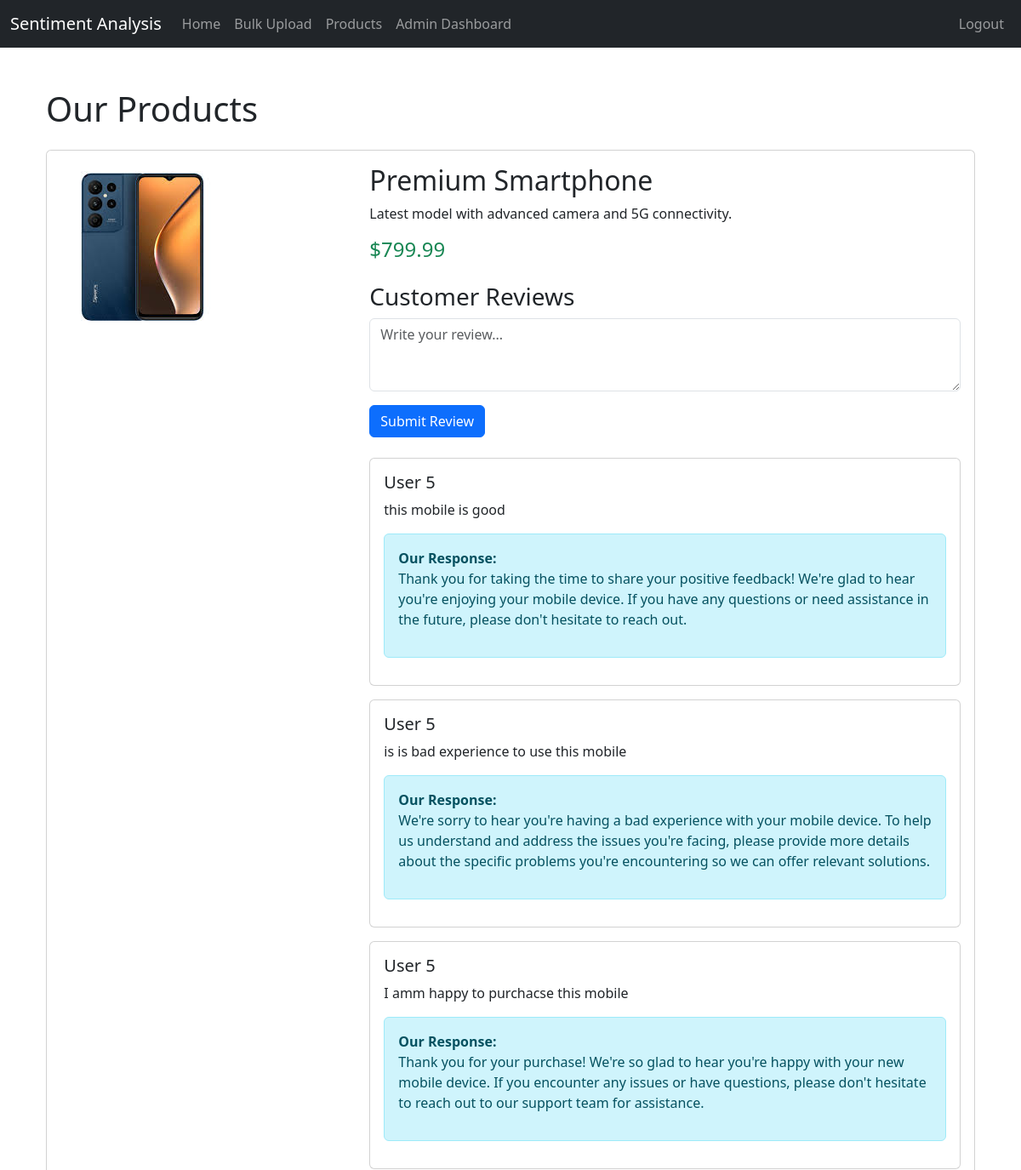
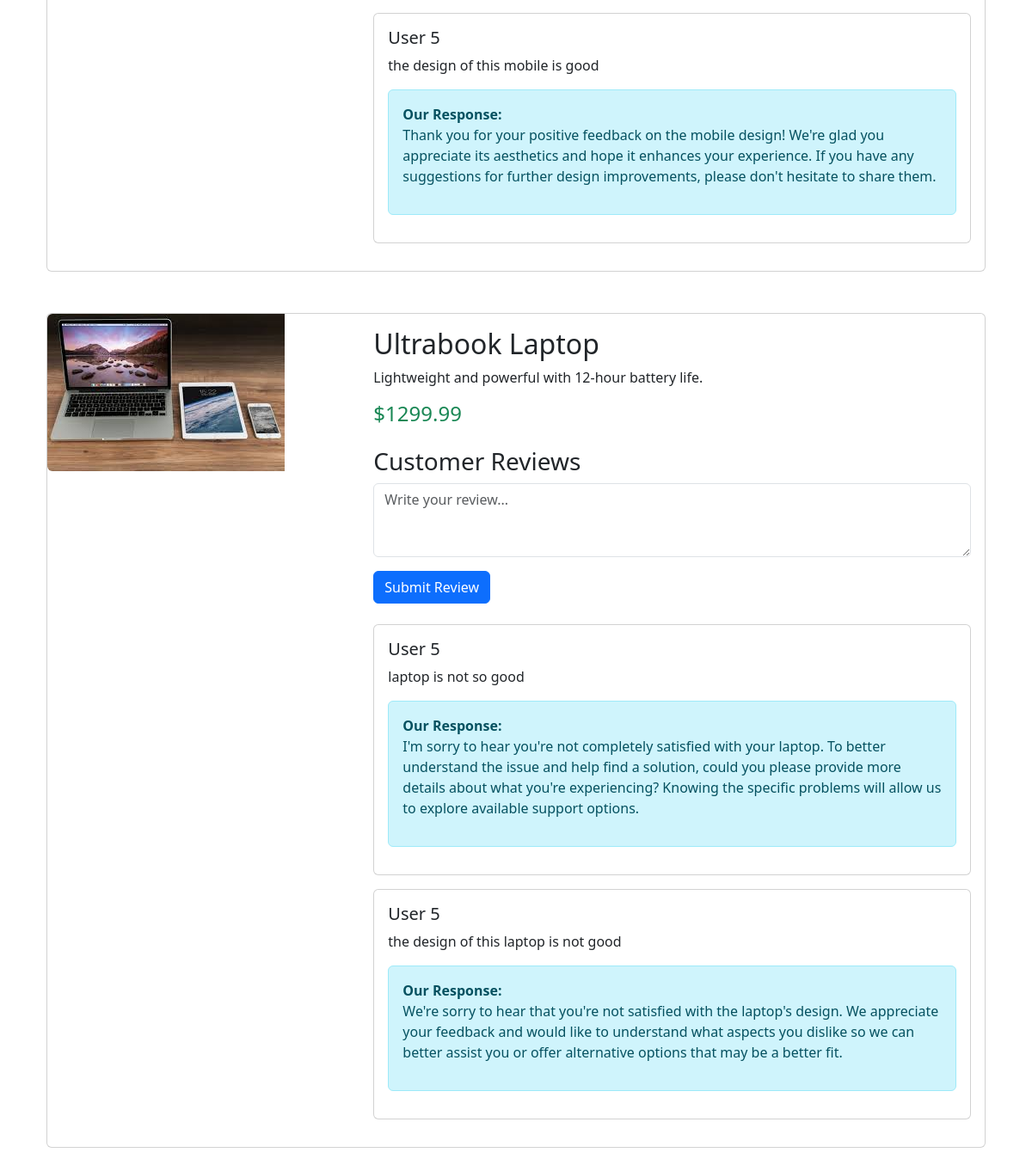
Screenshot of /products (signed in) with the database file from the repository (2 pictures, top to bottom).
### app/models.py (models this page shows)
class Review(db.Model):
    id = db.Column(db.Integer, primary_key=True)
    text = db.Column(db.String(500), nullable=False)
    sentiment = db.Column(db.String(20), nullable=True)
    reply = db.Column(db.String(500), nullable=True)
    user_id = db.Column(db.Integer, db.ForeignKey('user.id'), nullable=False)

### app/routes.py (the view)
@main.route('/products')
def products():
    reviews = Review.query.order_by(Review.id.desc()).limit(10).all()
    p = ['phone', 'smartphone', 'android', 'ios', 'screen protector', 'sim', 'charger', 'battery','mobile']
    l = ['laptop', 'notebook', 'macbook', 'macbook pro', 'macbook air', 'macbook pro 2021', 'macbook pro 2022', 'macbook pro 2023', 'macbook pro 2024','dell','hp','sony','vaio','chrome book']
    reviews_phone = [r for r in reviews if any(keyword in r.text.lower() for keyword in p)]
    reviews_laptop = [r for r in reviews if any(keyword in r.text.lower() for keyword in l)]
    return render_template('products.html',
                         reviews_phone=reviews_phone,
                         reviews_laptop=reviews_laptop)

### app/routes.py (called while the page is built)
@login_manager.user_loader
def load_user(user_id):
    return User.query.get(int(user_id))

### app/templates/products.html (shortened to what this page needs)
{% extends 'base.html' %}
{% block content %}
<div class="container mt-5">
    <h1 class="mb-4">Our Products</h1>
    <div class="card mb-5">
        <div class="row g-0">
            <div class="col-md-4">
                <img src="/static/images/mobile.jpeg" class="img-fluid rounded-start" alt="Smartphone">
            </div>
            <div class="col-md-8">
                <div class="card-body">
                    <h2 class="card-title">Premium Smartphone</h2>
                    <p class="card-text">Latest model with advanced camera and 5G connectivity.</p>
                    <p class="text-success h4">$799.99</p>
                    <div class="mt-4">
                        <h3>Customer Reviews</h3>
                        {% if current_user.is_authenticated %}
                        <form method="POST" action="{{ url_for('main.analyze') }}" class="mb-4">
                            <div class="mb-3">
                                <textarea class="form-control" name="review" rows="3" placeholder="Write your review..." required></textarea>
                            </div>
                            <button type="submit" class="btn btn-primary">Submit Review</button>
                        </form>
                        {% else %}
                        <p class="text-muted">Please <a href="{{ url_for('main.login') }}">login</a> to leave a review.</p>
                        {% endif %}
                        <div class="reviews-container">
                            {% for review in reviews_phone %}
                            <div class="card mb-3">
                                <div class="card-body">
                                    <h5>User {{ review.user_id }}</h5>
                                    <p class="card-text">{{ review.text }}</p>
                                    {% if review.reply %}
                                    <div class="alert alert-info mt-2">
                                        <strong>Our Response:</strong>
                                        <p>{{ review.reply }}</p>
                                    </div>
                                    {% elif current_user.is_authenticated and current_user.role == 'admin' %}
                                    <button class="btn btn-sm btn-primary analyze-btn"
                                            data-review-id="{{ review.id }}">
                                        Generate Response
                                    </button>
                                    {% endif %}
                                </div>
                            </div>
                            {% endfor %}
                        </div>
                    </div>
                </div>
            </div>
        </div>
    </div>
    <div class="card mb-5">
        <div class="row g-0">
            <div class="col-md-4">
                <img src="/static/images/laptop.jpeg" class="img-fluid rounded-start" alt="Laptop">
            </div>
            <div class="col-md-8">
                <div class="card-body">
                    <h2 class="card-title">Ultrabook Laptop</h2>
                    <p class="card-text">Lightweight and powerful with 12-hour battery life.</p>
                    <p class="text-success h4">$1299.99</p>
                    <div class="mt-4">
                        <h3>Customer Reviews</h3>
                        {% if current_user.is_authenticated %}
                        <form method="POST" action="{{ url_for('main.analyze') }}" class="mb-4">
                            <div class="mb-3">
                                <textarea class="form-control" name="review" rows="3" placeholder="Write your review..." required></textarea>
                            </div>
                            <button type="submit" class="btn btn-primary">Submit Review</button>
                        </form>
                        {% else %}
                        <p class="text-muted">Please <a href="{{ url_for('main.login') }}">login</a> to leave a review.</p>
                        {% endif %}
                        <div class="reviews-container">
                            {% for review in reviews_laptop %}
                            <div class="card mb-3">
                                <div class="card-body">
                                    <h5>User {{ review.user_id }}</h5>
                                    <p class="card-text">{{ review.text }}</p>
                                    {% if review.reply %}
                                    <div class="alert alert-info mt-2">
                                        <strong>Our Response:</strong>
                                        <p>{{ review.reply }}</p>
                                    </div>
                                    {% elif current_user.is_authenticated and current_user.role == 'admin' %}
                                    <button class="btn btn-sm btn-primary analyze-btn"
                                            data-review-id="{{ review.id }}">
                                        Generate Response
                                    </button>
                                    {% endif %}
                                </div>
                            </div>
                            {% endfor %}
                        </div>
                    </div>
                </div>
            </div>
        </div>
    </div>
</div>
{% endblock %}

### rows the page displays
Review: user_id "5", text "this mobile is good", reply "Thank you for taking the time to share your positive feedback! We're glad to hear you're enjoying your mobile device. If you have any questions or need assistance in the future, please don't hesitate to reach out."
Review: user_id "5", text "is is bad experience to use this mobile", reply "We're sorry to hear you're having a bad experience with your mobile device. To help us understand and address the issues you're facing, please provide more details about the specific problems you're encountering so we can offer relevant solutions."
Review: user_id "5", text "I amm happy to purchacse this mobile", reply "Thank you for your purchase! We're so glad to hear you're happy with your new mobile device. If you encounter any issues or have questions, please don't hesitate to reach out to our support team for assistance."
Review: user_id "5", text "the design of this mobile is good", reply "Thank you for your positive feedback on the mobile design! We're glad you appreciate its aesthetics and hope it enhances your experience. If you have any suggestions for further design improvements, please don't hesitate to share them."
Review: user_id "5", text "laptop is not so good", reply "I'm sorry to hear you're not completely satisfied with your laptop. To better understand the issue and help find a solution, could you please provide more details about what you're experiencing? Knowing the specific problems will allow us to explore available support options."
Review: user_id "5", text "the design of this laptop is not good", reply "We're sorry to hear that you're not satisfied with the laptop's design. We appreciate your feedback and would like to understand what aspects you dislike so we can better assist you or offer alternative options that may be a better fit."
